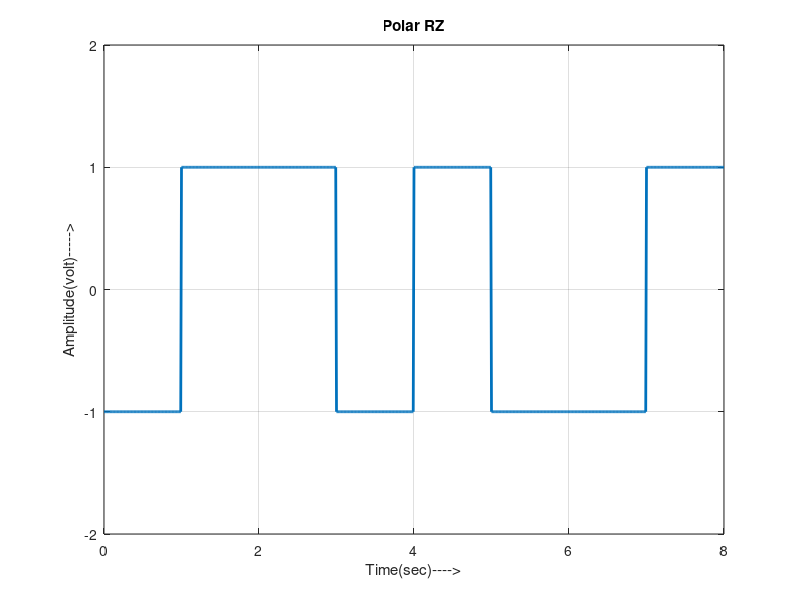

The MATLAB source for this figure:
clc; clear all; close all;
n = [0 1 1 0 1 0 0 1];
N = length(n);
t=0:0.01:N;
x = 1:1:(N+1)*100;
for i = 1:N
    for j=i:.1:i+1
        if n(i)==1
            bw(x(i*100:(i+1)*100))=1;
        else
            bw(x(i*100:(i+1)*100))=-1;
        end
    end
end
bw = bw(100:end);


plot(t, bw,'Linewidth',2);
grid on;
axis([0, N, -2 2]);
title('Polar RZ');
xlabel('Time(sec)---->');
ylabel('Amplitude(volt)----->');
